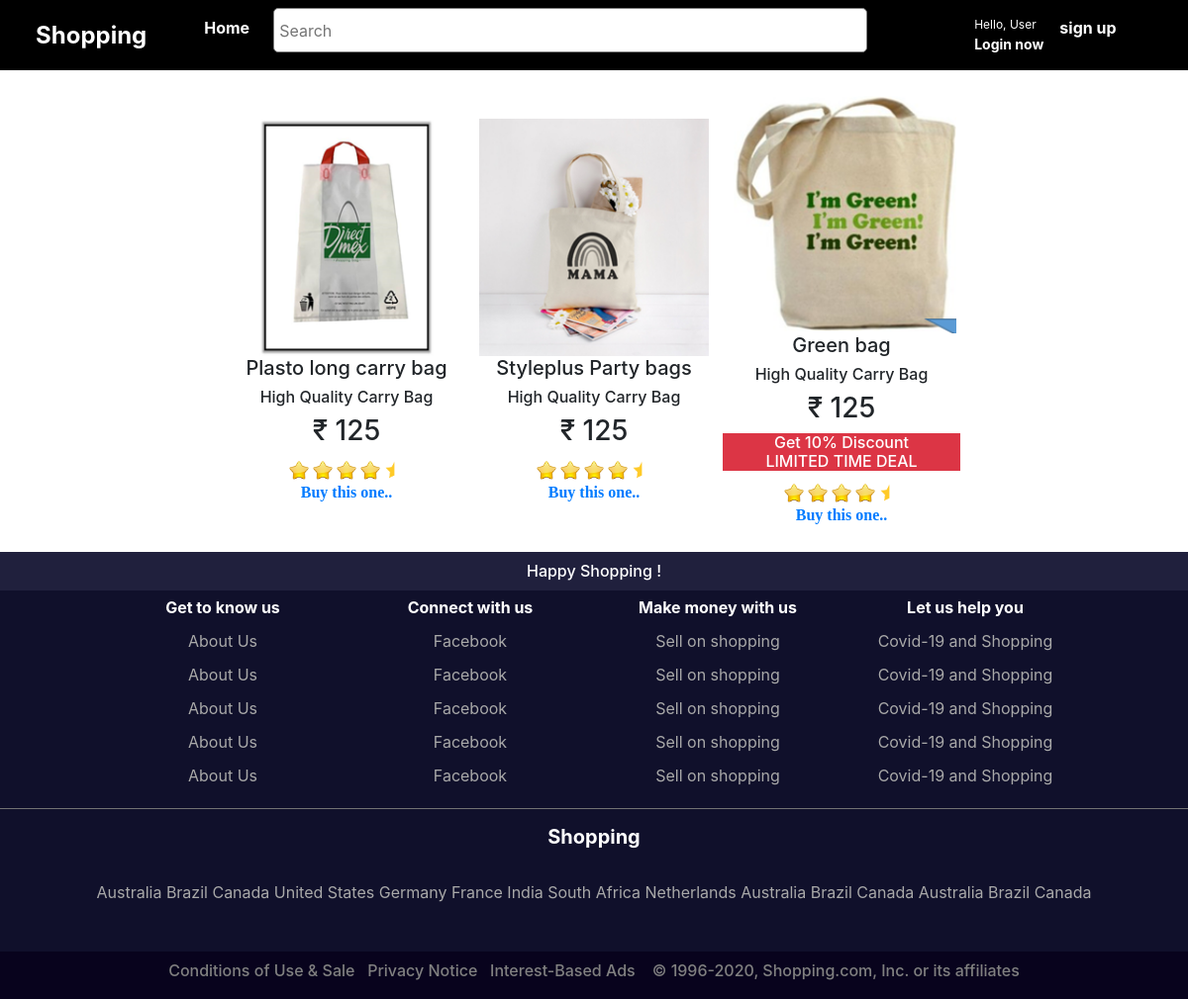
The app's page /suitcases with its own data.
### bookings/models.py (models this page shows, shortened)
class Product(models.Model):
    name = models.CharField(max_length=100,default='')
    poster = models.ImageField(upload_to = 'movie_posters',blank=True)
    description = models.CharField(max_length=1000,default='')
    rating = models.FloatField(default=4.5)
    basic_price = models.IntegerField(default=100)
    offer = models.BooleanField(default=False)
    offer_description = models.CharField(max_length=2000,default='',blank=True)
    language_CHOICES = [
    ('Suitcase', 'Suitcase'),
    ('Straws', 'Straws'),
    ('Plates', 'Plates'),
      ('Pen', 'Pen'),
    ('Towel', 'Towel'),
    ('Brush', 'Brush'),
    ]
    column_CHOICES = [
    ('1', '1'),
    ('2', '2'),
    ('3', '3'),
    ]
    Type = models.CharField(choices = language_CHOICES,max_length=100, default='')
    column_number = models.CharField(choices = column_CHOICES,max_length=100, default='')

### bookings/views.py (the view)
# urls.py: path('suitcases',views.suitcasesHome.as_view(),name='suitcases'),
class suitcasesHome(ListView):
    template_name = 'suitcase.html'
    model = models.Product
    context_object_name = 'movie'
    queryset = models.Product.objects.order_by('-id').reverse()

### templates/suitcase.html (shortened to what this page needs)
{% extends 'base.html' %}
{% load static %}
{% block body_block %}
<div class="container" style="padding:20px;">
<center>
<table>
  <thead>
    {% for i in movie %}
    {% if i.Type == "Suitcase" %}
    <th>
      <img src="{{i.poster.url}}" alt="" style="height: 15rem;">
    <br>
    <h5>{{i.name}}</h5>
    <h6>{{i.description}}</h6>
    <h3>₹ {{i.basic_price}}</h3>
    {% if i.offer %}
       <h6 class="btn-danger">{{i.offer_description}}
<br>LIMITED TIME DEAL
       </h6>
    {% endif %}
    <img class="card-img-top" src="{% static 'images/star.ico' %}" style="width:20px;" alt="Card image cap">
    <img class="card-img-top" src="{% static 'images/star.ico' %}" style="width:20px;" alt="Card image cap">
    <img class="card-img-top" src="{% static 'images/star.ico' %}" style="width:20px;" alt="Card image cap">
    <img class="card-img-top" src="{% static 'images/star.ico' %}" style="width:20px;" alt="Card image cap">
    <img class="card-img-top" src="{% static 'images/halfstar.png' %}" style="width:20px;" alt="Card image cap">
    <br>
    <a href="{% url 'bookings:product_details' pk=i.pk%}" style="font-family: calibri;">Buy this one..</a>
    </th>
    {% endif %}
    {% endfor %}
  </thead>
</table>
</center>
</div>
{% endblock %}

### templates/base.html (shortened to what this page needs)
{% load static %}
<!DOCTYPE html>
<html lang="en">
<head>
    <link rel="stylesheet" href="https://maxcdn.bootstrapcdn.com/bootstrap/4.0.0/css/bootstrap.min.css">
</head>
<body>
  <nav class="navbar navbar-expand-lg navbar-light  fixed-top " style="background:black;">
    <a class="navbar-brand" href="{% url 'bookings:home' %}" style="font-size: 1.5em;margin-left:20px;margin-right:50px;">
     <div >
      <b style="color: white;">
        Shopping
      </b>
     </div>
      </a>
    <div class="collapse navbar-collapse" id="navbarNavAltMarkup">
      <div class="navbar-nav" style="">
        <a class="nav-item nav-link active" style="margin-left: px;color:white;" href="{% url 'bookings:home' %}"><b>Home</b> <span class="sr-only">(current)</span></a>
        <a class="nav-item nav-link active" style="margin-left: px;" href="{% url 'bookings:home' %}"><b></b> <span class="sr-only">(current)</span></a>
        <input class=""
        style="background:white; border:1px solid grey; height:45px; color:black;
        border-radius:5px;margin-left: 0px;margin-right:100px; padding:5px; width:600px;
        "
        type="search" placeholder="Search" aria-label="Search">
        {% if user.is_authenticated %}
        <a class="nav-item nav-link"  style="margin-left: px;color:white;" href="#"><b><span style="font-size: 12px;;">Shopping pay </span> <br> Balance:{{user.userprofile.balance}}rs</b></a>
        {% if user.is_superuser %}
        <a type='button'  class="nav-item nav-link" href="{% url 'bookings:profile' %}">
            <img src="{{user.userprofile.profilePic.url}}" width="30px;" height="30px;" style="border-radius:50%;" alt="">
            {{user.username}}
            <br>        <a class="nav-item nav-link"  style="margin-left: px;color:white;" href="{% url 'bookings:logout' %}"><b>Logout</b></a>
    </a>
          {% else %}
          <a type='button'  class="nav-item nav-link" href="{% url 'bookings:profile' %}">
            <img src="{{user.userprofile.profilePic.url}}" width="30px;" height="30px;" style="border-radius:50%;" alt="">
            <span style="color: white;">Hello, {{user.username}}
              <br>        <a class="nav-item nav-link"  style="margin-left: px;color:white;" href="{% url 'bookings:logout' %}"><b>Logout</b></a>
            </span>
    </a>
          {% endif %}
        {% else %}
        <a class="nav-item nav-link" style="#cccccc;color:white; font-size:12px;
        " href="{% url 'bookings:user_login' %}">Hello, User <b><br><span style="font-size: 14px;">Login now</span></b></a>
        <a class="nav-item nav-link" style="#cccccc;color:white;
        " href="{% url 'bookings:register' %}"><b>sign up</b></a>
        {% endif %}
      </div>
    </div>
  </nav>
  <br><br> <br>
  {% block body_block %}
  {% endblock %}
<footer>
  <div style="background-color: rgb(32, 32, 61); ">
    <center><h6 style="color: white; padding:10px;">
      Happy Shopping !
    </h6></center>
  </div>
  <div style="background-color: rgb(16, 16, 43);color:darkgray; margin-top:-8px;">
   <center>
    <table  style="border:none;">
      <thead style="color: white;">
        <th>Get to know us</th>
        <th>Connect with us</th>
        <th>Make money with us</th>
        <th>Let us help you</th>
      </thead>
     <tbody>
      <tr>
        <td>About Us</td>
        <td>Facebook</td>
        <td>Sell on shopping</td>
        <td>Covid-19 and Shopping</td>
      </tr>
      <tr>
        <td>About Us</td>
        <td>Facebook</td>
        <td>Sell on shopping</td>
        <td>Covid-19 and Shopping</td>
      </tr>
      <tr>
        <td>About Us</td>
        <td>Facebook</td>
        <td>Sell on shopping</td>
        <td>Covid-19 and Shopping</td>
      </tr>
      <tr>
        <td>About Us</td>
        <td>Facebook</td>
        <td>Sell on shopping</td>
        <td>Covid-19 and Shopping</td>
      </tr>
      <tr>
        <td>About Us</td>
        <td>Facebook</td>
        <td>Sell on shopping</td>
        <td>Covid-19 and Shopping</td>
      </tr>
     </tbody>
    </table>
   </center>
   <hr style="background-color:grey ; width:1200px">
<div>
 <center>
  <b style="color: white;">
  <h5>  <b>
    Shopping
  </b></h5>
  </b>
<br>
  <thead>
    <th>Australia</th>
    <th>Brazil</th>
    <th>Canada</th>
    <th>United States</th>
    <th>Germany</th>
    <th>France</th>
    <th>India</th>
    <th>South Africa</th>
    <th>Netherlands</th>
    <th>Australia</th>
    <th>Brazil</th>
    <th>Canada</th>
    <th>Australia</th>
    <th>Brazil</th>
    <th>Canada</th>
  </thead>
 </center>
</div>
<br><br>
  </div>
<center>
  <div style="background-color: rgb(8, 3, 29); padding:10px;">
    <h6 style="color: grey;">
      Conditions of Use & Sale &nbsp; Privacy Notice &nbsp; Interest-Based Ads
      &nbsp;&nbsp;
      © 1996-2020, Shopping.com, Inc. or its affiliates
    </h6>
  </div>
</center>
</footer>
</body>
</html>

### templates/base.html (style rules this page uses)
body { background-color:rgb(235, 229, 229); }
td,th { padding:5px; width:250px; text-align: center; }

### templates/suitcase.html (style rules this page uses)
body { background-color: white; }

### records on screen
Product: poster (picture), name "Plasto long carry bag", description "High Quality Carry Bag", basic_price "125"
Product: poster (picture), name "Styleplus Party bags", description "High Quality Carry Bag", basic_price "125"
Product: poster (picture), name "Green bag", description "High Quality Carry Bag", basic_price "125", offer_description "Get 10% Discount"
